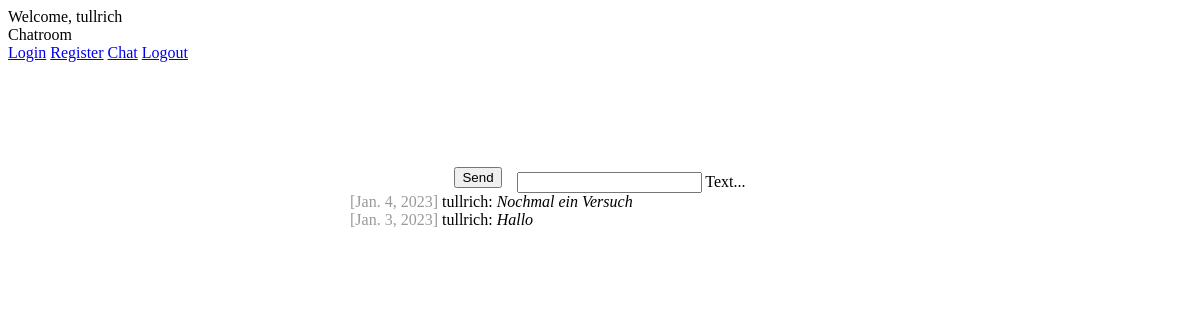
Page / (signed in) on the earlier database version.
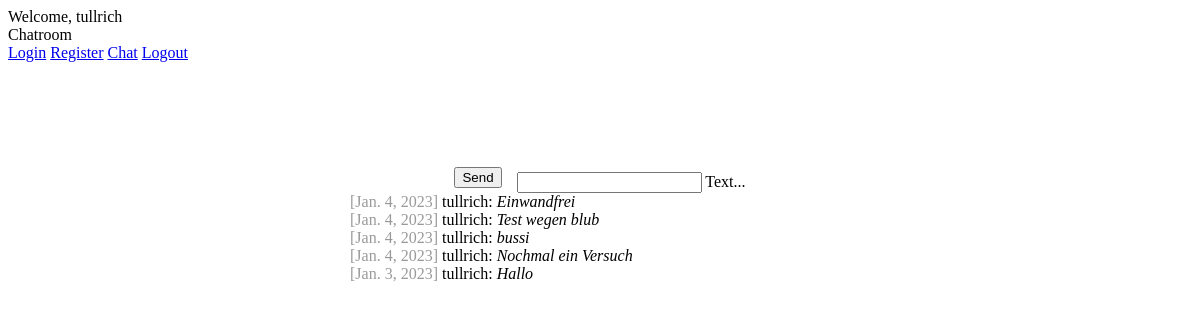
Same page on the later database version.
### chat/models.py (models this page shows)
class Message(models.Model):
    text = models.CharField(max_length=500)
    created_at = models.DateField(default=date.today)
    author = models.ForeignKey(settings.AUTH_USER_MODEL, on_delete=models.CASCADE, related_name='author_message_set')
    receiver = models.ForeignKey(settings.AUTH_USER_MODEL, on_delete=models.CASCADE, related_name='receiver_message_set')
    chat = models.ForeignKey(Chat, on_delete=models.CASCADE, related_name='chat_message_set', default=None, blank=True, null=True)
    objects = AuthorReceiverManager()

### chat/views.py (the view, shortened to what this page needs)
# urls.py: path('', index),
@login_required(login_url='/login/') #index is only accessible if logged in, otherwise you will get redirected to login
def index(request):
    chatMessages = Message.objects.filter(chat__id=1) #Get all messages from Chat with id=1
    return render(request, 'chat/index.html', {'messages': chatMessages})

### chat/templates/chat/index.html (shortened to what this page needs)
{% extends "base.html" %}
{% load static %}
{% block content %}
<link rel="stylesheet" href="{% static 'css/chat.css' %}">
{% if request.user.is_authenticated %}
<div class="chat-center-container">
<div class="chat-container">
<form onsubmit="sendMessage(); return false" method="post">
  <button class="mdl-button mdl-js-button mdl-button--raised mdl-js-ripple-effect mdl-button--accent send">
    Send
  </button>
  <div class="mdl-textfield mdl-js-textfield mdl-textfield--floating-label textfield">
    <input class="mdl-textfield__input" name="textmessage" type="text" id="messageField" type="text">
    <label class="mdl-textfield__label" name="textcontent" for="messageField">Text...</label>
  </div>
</form>
<div id="messageContainer">
  {% for message in messages reversed %}
  <div>
    <span class="color-gray">[{{ message.created_at }}]</span> {{ message.author.username }}: <i>{{ message.text }}</i>
  </div>
  {% endfor %}
</div>
</div>
</div>
{% else %}
<h1>Nicht eingeloggt</h1>
<p>
  At this time you are not logged in. Please log in.<br>
  Please click <a href="/login/"> here</a>
</p>
{% endif %}
{% endblock %}

### templates/base.html (shortened to what this page needs)
<!DOCTYPE html>
<html lang="en">
<head>
    <link rel="stylesheet" href="https://code.getmdl.io/1.3.0/material.indigo-pink.min.css">
    {% load static %}
    <link rel="stylesheet" href="{% static 'css/style.css' %}">
</head>
<body>
<div class="mdl-layout mdl-js-layout mdl-layout--fixed-header">
    <header class="mdl-layout__header">
      <div class="mdl-layout__header-row">
        {% if request.user.is_authenticated %}
          <span class="mdl-layout-title">Welcome, {{request.user.username}}</span>
        {% else %}
          Welcome! Please login!
        {% endif %}
      </div>
    </header>
    <div class="mdl-layout__drawer">
      <span class="mdl-layout-title">Chatroom</span>
      <nav class="mdl-navigation">
        <a class="mdl-navigation__link" href="/chat/">Login</a>
        <a class="mdl-navigation__link" href="/register/">Register</a>
        <a class="mdl-navigation__link" href="/chat/">Chat</a>
        <a class="mdl-navigation__link" href="/logout/">Logout</a>
      </nav>
    </div>
    <main class="mdl-layout__content">
      <div class="page-content">
         {% block content %}
         {% endblock %}
    </div>
    </main>
  </div>
</body>
</html>

### static/css/style.css (style rules this page uses)
.page-content { padding:100px 100px; }
.color-gray { color: rgba(0,0,0,0.4); }

### static/css/chat.css (style rules this page uses)
.chat-center-container { display: flex; justify-content: center; align-items: center; }
.chat-container { display: flex; flex-direction: column; align-items: center; width: 500px; }
form { position: relative; display: flex; justify-content: center; align-items: center; width: 100%; }
#messageContainer { width: 100%; }
.textfield { margin-top: 10px; }
.send { margin-right: 15px; }
.page-content { padding: 100px 100px; }
.color-gray { color: rgba(0, 0, 0, 0.4); }

Differences in the rows shown:
added Message: created_at "Jan. 4, 2023", author.username "tullrich", text "Einwandfrei"
added Message: created_at "Jan. 4, 2023", author.username "tullrich", text "Test wegen blub"
added Message: created_at "Jan. 4, 2023", author.username "tullrich", text "bussi"
